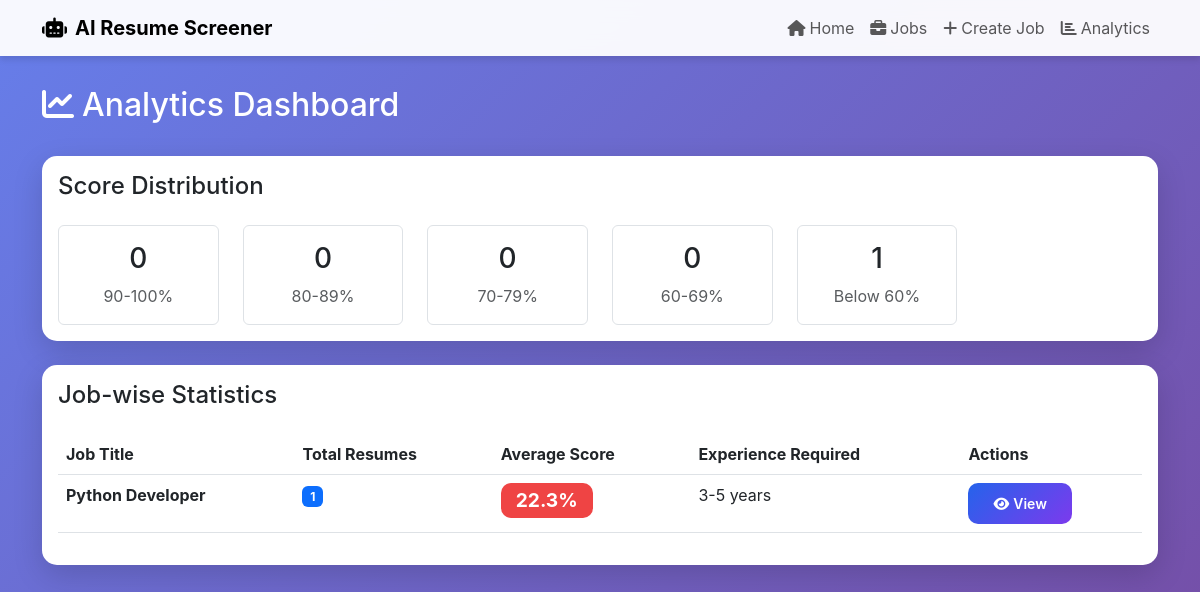
The page /analytics/ on the database its author committed.
### screener/models.py (models this page shows, shortened)
class JobDescription(models.Model):
    title = models.CharField(max_length=200)
    description = models.TextField()
    required_skills = models.TextField(help_text="Comma-separated skills")
    experience_required = models.CharField(max_length=100)
    education_required = models.CharField(max_length=200)
    created_at = models.DateTimeField(default=timezone.now)
    class Meta:
        ordering = ['-created_at']

### screener/views.py (the view)
# urls.py: path('analytics/', views.analytics, name='analytics'),
def analytics(request):
    jobs = JobDescription.objects.annotate(
        resume_count=Count('resumes'),
        avg_score=Avg('resumes__match_score')
    )
    all_resumes = Resume.objects.all()
    score_ranges = {
        '90-100': all_resumes.filter(match_score__gte=90).count(),
        '80-89': all_resumes.filter(match_score__gte=80, match_score__lt=90).count(),
        '70-79': all_resumes.filter(match_score__gte=70, match_score__lt=80).count(),
        '60-69': all_resumes.filter(match_score__gte=60, match_score__lt=70).count(),
        'Below 60': all_resumes.filter(match_score__lt=60).count(),
    }
    context = {
        'jobs': jobs,
        'score_ranges': score_ranges,
        'total_resumes': all_resumes.count()
    }
    return render(request, 'screener/analytics.html', context)

### templates/screener/analytics.html
{% extends 'base.html' %}
{% block content %}
<div class="row mb-4">
    <div class="col-md-12">
        <h2 class="text-white"><i class="fas fa-chart-line me-2"></i>Analytics Dashboard</h2>
    </div>
</div>
<div class="row mb-4">
    <div class="col-md-12">
        <div class="card">
            <div class="card-body">
                <h4 class="card-title mb-4">Score Distribution</h4>
                <div class="row">
                    {% for range, count in score_ranges.items %}
                    <div class="col-md-2">
                        <div class="text-center p-3 border rounded">
                            <h3 class="mb-2">{{ count }}</h3>
                            <p class="text-muted mb-0">{{ range }}%</p>
                        </div>
                    </div>
                    {% endfor %}
                </div>
            </div>
        </div>
    </div>
</div>
<div class="row">
    <div class="col-md-12">
        <div class="card">
            <div class="card-body">
                <h4 class="card-title mb-4">Job-wise Statistics</h4>
                <div class="table-responsive">
                    <table class="table table-hover">
                        <thead>
                            <tr>
                                <th>Job Title</th>
                                <th>Total Resumes</th>
                                <th>Average Score</th>
                                <th>Experience Required</th>
                                <th>Actions</th>
                            </tr>
                        </thead>
                        <tbody>
                            {% for job in jobs %}
                            <tr>
                                <td><strong>{{ job.title }}</strong></td>
                                <td><span class="badge bg-primary">{{ job.resume_count }}</span></td>
                                <td>
                                    {% if job.avg_score %}
                                    <span class="badge badge-score
                                        {% if job.avg_score >= 70 %}badge-high
                                        {% elif job.avg_score >= 50 %}badge-medium
                                        {% else %}badge-low{% endif %}">
                                        {{ job.avg_score|floatformat:1 }}%
                                    </span>
                                    {% else %}
                                    <span class="text-muted">N/A</span>
                                    {% endif %}
                                </td>
                                <td>{{ job.experience_required }}</td>
                                <td>
                                    <a href="{% url 'job_detail' job.id %}" class="btn btn-sm btn-primary">
                                        <i class="fas fa-eye me-1"></i>View
                                    </a>
                                </td>
                            </tr>
                            {% empty %}
                            <tr>
                                <td colspan="5" class="text-center text-muted">No data available</td>
                            </tr>
                            {% endfor %}
                        </tbody>
                    </table>
                </div>
            </div>
        </div>
    </div>
</div>
{% endblock %}

### templates/base.html (style rules this page uses)
:root { --primary-color: #2563eb; --secondary-color: #7c3aed; --success-color: #10b981; --danger-color: #ef4444; }
body { font-family: 'Inter', -apple-system, BlinkMacSystemFont, 'Segoe UI', sans-serif; background: linear-gradient(135deg, #667eea 0%, #764ba2 100%); min-height: 100vh; }
.card { border: none; border-radius: 15px; box-shadow: 0 10px 30px rgba(0,0,0,0.15); transition: transform 0.3s ease; }
.btn-primary { background: linear-gradient(135deg, var(--primary-color), var(--secondary-color)); border: none; border-radius: 10px; padding: 10px 25px; font-weight: 600; transition: all 0.3s ease; }
.badge-score { font-size: 1.2rem; padding: 8px 15px; border-radius: 10px; }
.badge-low { background-color: var(--danger-color); }

### rows shown on the page
JobDescription: title "Python Developer", resume_count "1", avg_score "22.3", experience_required "3-5 years"

### other values the page prints
{{ count }} "0" "0" "0" "0" "1"
{{ range }} "90-100" "80-89" "70-79" "60-69" "Below 60"
